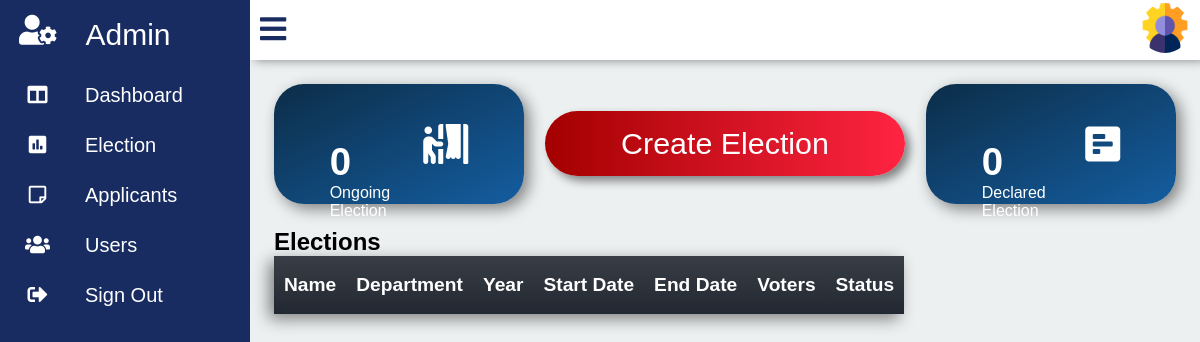
/elections.php (signed in), run on an earlier commit of the app's database.
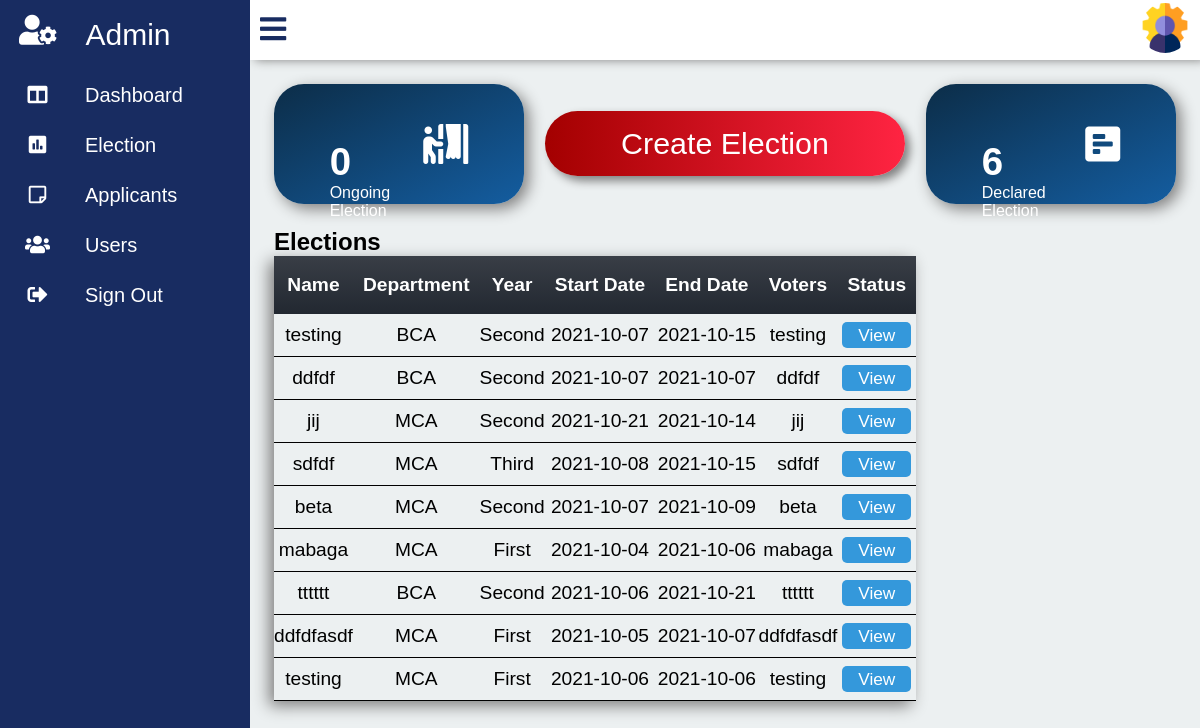
And on a later commit of the database.
### tables this page shows
CREATE TABLE IF NOT EXISTS `elections` (
  `id` int(10) unsigned NOT NULL AUTO_INCREMENT,
  `Name` varchar(30) NOT NULL,
  `Department_id` int(11) unsigned NOT NULL,
  `Year_id` int(11) unsigned NOT NULL,
  `Election_status` tinyint(3) unsigned NOT NULL DEFAULT '0',
  `Start_date` date NOT NULL,
  `End_date` date NOT NULL,
  `Start_time` time NOT NULL,
  `End_time` time NOT NULL,
  `Voters` int(11) NOT NULL,
  PRIMARY KEY (`id`),
  KEY `elections_dpt` (`Department_id`),
  KEY `elections_year` (`Year_id`)
);

CREATE TABLE IF NOT EXISTS `department` (
  `id` int(11) unsigned NOT NULL AUTO_INCREMENT,
  `Department_name` varchar(10) NOT NULL,
  `Yr_no` int(11) NOT NULL,
  PRIMARY KEY (`id`)
);

CREATE TABLE IF NOT EXISTS `year` (
  `id` int(10) unsigned NOT NULL AUTO_INCREMENT,
  `Year_name` varchar(10) NOT NULL,
  PRIMARY KEY (`id`)
);

### php/onTablefunc.php (called while the page is built, shortened)
<?php
	function getDepartment($dpid,$con){
		$dpquery = "select Department_name from department where(id = $dpid );";
		$dp = mysql_query($dpquery,$con);
		$department = mysql_fetch_array($dp);
		return $department['Department_name'];
	}
	function getYear($yrid,$con) {
		$yrquery = "select * from year where(id = $yrid);";
		$yr = mysql_query($yrquery,$con);
		$year = mysql_fetch_array($yr);
		return $year['Year_name'];
	}
?>

### elections.php (the view, shortened to what this page needs)
<?php
	include('php/config.php');
	include('php/onTablefunc.php');
	function get_no_of_election($type,$con){
		$Q = "select * from elections where Election_status = '$type'";
		$Qobj = mysql_query($Q,$con);
		return mysql_num_rows($Qobj);
	}
?>
<!DOCTYPE html>
<html>
<head>
	<link rel="stylesheet" type="text/css" href="css/all.min.css">
	<link rel="stylesheet" type="text/css" href="css/fontawesome.min.css">
	<link rel="stylesheet" type="text/css" href="css/panel.css">
	<link rel="stylesheet" href="css/electionmag.css">
	<link rel="stylesheet" type="text/css" href="css/table.css">
	<link rel="stylesheet" type="text/css" href="DataTables/datatables.min.css">
</head>
<body>
	<div class="container">
		<div class="navigation">
		<div class="admin_icon">
			<a href="">
					<i class="fas fa-user-cog"></i>
				<span class="admin_Text" >Admin</span>
			</a>
		</div>
			<ul>
				<li>
					<a href="admin.php">
						<span class="icon">
							<i class="fas fa-columns"></i>
						</span>
						<span class="title">Dashboard</span>
					</a>
				</li>
				<li>
					<a href="elections.php">
						<span class="icon">
							<i class="fas fa-poll"></i>
						</span>
						<span class="title">Election</span>
					</a>
				</li>
				<li>
					<a href="applicants.php">
						<span class="icon">
							<i class="far fa-sticky-note"></i>
						</span>
						<span class="title">Applicants</span>
					</a>
				</li>
				<li>
					<a href="users.php">
						<span class="icon">
							<i class="fas fa-users"></i>
						</span>
						<span class="title">Users</span>
					</a>
				</li>
				<li>
					<a href="/project/php/logout.php">
						<span class="icon">
							<i class="fas fa-sign-out-alt"></i>
						</span>
						<span class="title">Sign Out</span>
					</a>
				</li>
			</ul>
		</div>
		<div class="main">
			<div class="topbar">
				<div class="user">
					<a href="adminacc.php"><img src="images/admin_photo.png"></a>
				</div>
			</div>
			<div class="election_Management">
				<div class="easy_Details">
					<div class="boxarea ongoing">
						<div class="boxdetails ongoing">
							<span class="number ongoing"><?php if(get_no_of_election(1,$con))
																	echo get_no_of_election(1,$con);
																	else
																	echo "0";
																?></span>
							<span class="name">Ongoing Election</span>
						</div>
						<i class="fas fa-person-booth"></i>
					</div>
					<div class="create_Button">
						<a class="start_Election" href="createElection.php"> Create Election</a>
					</div>
					<div class="boxarea declared">
						<div class="boxdetails declared">
								<span class="number declared"><?php if(get_no_of_election(0,$con))
																	echo get_no_of_election(0,$con);
																	else
																	echo "0";
																?></span>
								<span class="name">Declared Election</span>
						</div>
						<i class="fas fa-poll-h"></i>
					</div>
				</div>
				<div class="table_Area">
					<div class="t_Heading">
						<h2>Elections</h2>
					</div>
					<table id="elections_Table" class="table elections">
					<thead>
						<tr>
							<th>Name</th>
							<th>Department</th>
							<th>Year</th>
							<th>Start Date</th>
							<th>End Date</th>
							<th>Voters</th>
							<th>Status</th>
						</tr>
					</thead>
					<tbody>
						<?php
						$selectQ = "select * from elections;";
						$result = mysql_query($selectQ,$con);
						while($data = mysql_fetch_array($result)){
							$department = getDepartment($data['Department_id'],$con);
							$year = getYear($data['Year_id'],$con);
							?>
							<tr>
								<td><?php echo $data['Name']; ?></td>
								<td><?php echo $department; ?></td>
								<td><?php echo $year; ?></td>
								<td><?php echo $data['Start_date']; ?></td>
								<td><?php echo $data['End_date']; ?></td>
								<td><?php echo $data['Name']; ?></td>
								<td><a class="button View">View</a></td>
							</tr>
						<?php
						}
						?>
					</tbody>
					</table>
				</div>
			</div>
		</div>
	</div>
</body>
</html>
<td><a class="button View">View</a></td>

What changed in the data, as far as the page shows it:
added elections: Name "testing", Department.Department_name "BCA", Year.Year_name "Second", Start_date "2021-10-07", End_date "2021-10-15"
added elections: Name "ddfdf", Department.Department_name "BCA", Year.Year_name "Second", Start_date "2021-10-07", End_date "2021-10-07"
added elections: Name "jij", Department.Department_name "MCA", Year.Year_name "Second", Start_date "2021-10-21", End_date "2021-10-14"
added elections: Name "sdfdf", Department.Department_name "MCA", Year.Year_name "Third", Start_date "2021-10-08", End_date "2021-10-15"
added elections: Name "beta", Department.Department_name "MCA", Year.Year_name "Second", Start_date "2021-10-07", End_date "2021-10-09"
added elections: Name "mabaga", Department.Department_name "MCA", Year.Year_name "First", Start_date "2021-10-04", End_date "2021-10-06"
added elections: Name "tttttt", Department.Department_name "BCA", Year.Year_name "Second", Start_date "2021-10-06", End_date "2021-10-21"
added elections: Name "ddfdfasdf", Department.Department_name "MCA", Year.Year_name "First", Start_date "2021-10-05", End_date "2021-10-07"
added elections: Name "testing", Department.Department_name "MCA", Year.Year_name "First", Start_date "2021-10-06", End_date "2021-10-06"
Also different on the page:
get_no_of_election(0,$con): (not shown) → "6"
text no longer shown: "0"
